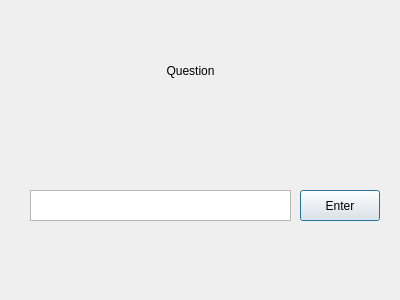
<?xml version="1.0" encoding="UTF-8"?>
<ui version="4.0">
 <class>enterBtn</class>
 <widget class="QDialog" name="enterBtn">
  <property name="geometry">
   <rect>
    <x>0</x>
    <y>0</y>
    <width>400</width>
    <height>300</height>
   </rect>
  </property>
  <property name="windowTitle">
   <string>Dialog</string>
  </property>
  <widget class="QLabel" name="mqstnLbl">
   <property name="geometry">
    <rect>
     <x>60</x>
     <y>40</y>
     <width>261</width>
     <height>61</height>
    </rect>
   </property>
   <property name="text">
    <string>Question</string>
   </property>
   <property name="alignment">
    <set>Qt::AlignCenter</set>
   </property>
  </widget>
  <widget class="QTextEdit" name="medText">
   <property name="geometry">
    <rect>
     <x>30</x>
     <y>190</y>
     <width>261</width>
     <height>31</height>
    </rect>
   </property>
  </widget>
  <widget class="QPushButton" name="pushButton">
   <property name="geometry">
    <rect>
     <x>300</x>
     <y>190</y>
     <width>80</width>
     <height>31</height>
    </rect>
   </property>
   <property name="text">
    <string>Enter</string>
   </property>
  </widget>
 </widget>
 <resources/>
 <connections/>
</ui>
